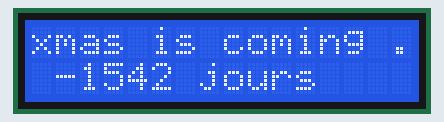
Recording of a program running on a simulated Raspberry Pi (BCM pin numbers). On the bench: 16×2 character LCD. The clock reads 2024-03-15 10:24:30 at power-on unless the program sets it.

Above: at 0.4 s.

The program:

xmas.py
```python
# on importe le pilote
import lcddriver

from datetime import *
from time import *

# on initialise le lcd
lcd = lcddriver.lcd()

# on reinitialise le lcd
lcd.clear()

xmas = datetime(2019, 12, 25, 23, 59, 59)

while True:

    delta = xmas - datetime.now()

    lcd.message("xmas is coming ...", 0)
    lcd.message(" " + str(delta.days) + " jours", 1)
    lcd.message("  " + str(delta.seconds//3600) + " heures", 2)
    lcd.message("   " + str((delta.seconds//60)%60) + " minutes", 3)

    sleep(5)
```

lcddriver.py
```python
import smbus
from time import sleep

# some const

# default LCD Address
LCD_ADDRESS = 0x27

# commands
LCD_CLEARDISPLAY = 0x01
LCD_RETURNHOME = 0x02
LCD_ENTRYMODESET = 0x04
LCD_DISPLAYCONTROL = 0x08
LCD_CURSORSHIFT = 0x10
LCD_FUNCTIONSET = 0x20
LCD_SETCGRAMADDR = 0x40
LCD_SETDDRAMADDR = 0x80

# flags for display entry mode
LCD_ENTRYRIGHT = 0x00
LCD_ENTRYLEFT = 0x02
LCD_ENTRYSHIFTINCREMENT = 0x01
LCD_ENTRYSHIFTDECREMENT = 0x00

# flags for display on/off control
LCD_DISPLAYON = 0x04
LCD_DISPLAYOFF = 0x00
LCD_CURSORON = 0x02
LCD_CURSOROFF = 0x00
LCD_BLINKON = 0x01
LCD_BLINKOFF = 0x00

# flags for display/cursor shift
LCD_DISPLAYMOVE = 0x08
LCD_CURSORMOVE = 0x00
LCD_MOVERIGHT = 0x04
LCD_MOVELEFT = 0x00

# flags for function set
LCD_8BITMODE = 0x10
LCD_4BITMODE = 0x00
LCD_2LINE = 0x08
LCD_1LINE = 0x00
LCD_5x10DOTS = 0x04
LCD_5x8DOTS = 0x00

# ddram offsets for up to 4 rows
LCD_ROW_OFFSET = (0x80, 0xC0, 0x94, 0xD4)

# flags for backlight control
LCD_BACKLIGHT = 0x08
LCD_NOBACKLIGHT = 0x00

En = 0b00000100  # Enable bit
Rw = 0b00000010  # Read/Write bit
Rs = 0b00000001  # Register select bit

class i2c:
    def __init__(self, i2c_addr=LCD_ADDRESS, port=1):
        # i2c stuff
        self._addr = i2c_addr
        self._bus = smbus.SMBus(port)

    # Write a single byte
    def write_byte(self, byte):
        self._bus.write_byte(self._addr, byte)
        sleep(0.0001)

    def write_bytes(self, cmd, data):
        self._bus.write_block_data(self.addr, cmd, data)
        sleep(0.0001)

class lcd:
    def __init__(self, i2c_addr=LCD_ADDRESS, port=1):
        """
        Init LCD class and panel
        :param i2c_addr: i2c address
        :type i2c_addr: int
        """
        self._bus = i2c(i2c_addr, port)

        # backlight state
        self._back_light = True

        # init display
        self.__write_cmd(0x03)
        self.__write_cmd(0x03)
        self.__write_cmd(0x03)
        self.__write_cmd(0x02)
        # 4bits mode - what else ? ;-)
        self.__write_cmd(LCD_FUNCTIONSET | LCD_2LINE | LCD_5x8DOTS | LCD_4BITMODE)
        self.__write_cmd(LCD_DISPLAYCONTROL | LCD_DISPLAYON | LCD_CURSOROFF | LCD_BLINKOFF)
        self.__write_cmd(LCD_CLEARDISPLAY)
        self.__write_cmd(LCD_ENTRYMODESET | LCD_ENTRYLEFT)

        sleep(.2)

    def __strobe(self, data):
        """
        Clocks En pin to latch current command
        :param data:
        :return:
        """
        # (re)set back light
        data |= LCD_BACKLIGHT if self._back_light else LCD_NOBACKLIGHT
        # clock data with a pulse on En pin
        self._bus.write_byte(data | En)
        sleep(.0005)
        self._bus.write_byte(data & ~En)
        sleep(.0001)

    def __write_cmd(self, cmd):
        """
        Write a command to LCD panel
        :param cmd: value of command byte
        :type cmd: int
        """
        self.__strobe(cmd & 0xF0)
        self.__strobe((cmd << 4) & 0xF0)

    def __write_char(self, char_value):
        """
        Write a char to LCD panel or character ROM
        :param char_value: value of char
        :type char_value: int
        """
        self.__strobe(Rs | (char_value & 0xF0))
        self.__strobe(Rs | ((char_value << 4) & 0xF0))

    def write_cmd(self, cmd):
	self.__write_cmd(cmd)

    ##
    ## PUBLIC API
    ##

    def message(self, string, row = 0):
        """
        Send string to LCD panel to display it
        :param string: string to display
        :type string: str
        :param row: row id (default is 0)
        :type row: int
        """
        # set max row
        if row > 3:
            row = 3

        addr = LCD_ROW_OFFSET[row]
        self.__write_cmd(addr)

        for char in string[:20]:
            self.__write_char(ord(char))

    def home(self):
        """
        Home the cursor
        """
        self.__write_cmd(LCD_RETURNHOME)

    def clear(self):
        """
        Clear LCD and home cursor
        """
        self.__write_cmd(LCD_CLEARDISPLAY)
        self.__write_cmd(LCD_RETURNHOME)

    def set_cursor(self, col=0, row=0):
        """
        Move cursor to col, row
        :param col: column id (default is 0)
        :type col: int
        :param row: row id (default is 0)
        :type row: int
        """
        # set max row
        if row > 3:
            row = 3
        # set location
        self.__write_cmd(LCD_SETDDRAMADDR | (col + LCD_ROW_OFFSET[row]))

    def write(self, string):
        """
        Send string to LCD panel to display it
        :param string: string to display
        :type string: str
        """
        for char in string:
            self.__write_char(ord(char))

    def set_backlight(self, state):
        """
        Define back light state
        :param state: back light status to set
        :type state: bool
        """
        self._back_light = bool(state)
        self._bus.write_byte(LCD_BACKLIGHT if self._back_light else LCD_NOBACKLIGHT)

    def load_custom_char(self, number, font_data):
        """
        Add custom chars (8 max)
        :param font_data:
        :type font_data: array
        """
        # set CGRAM mode
        self.__write_cmd(LCD_SETCGRAMADDR + (8 * number))
        # transfer data to CGRAM
        for char in font_data:
            self.__write_char(char)
```
